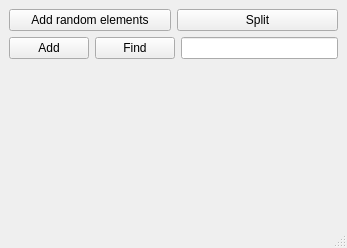
<?xml version="1.0" encoding="UTF-8"?>
<ui version="4.0">
 <class>MainWindow</class>
 <widget class="QMainWindow" name="MainWindow">
  <property name="geometry">
   <rect>
    <x>0</x>
    <y>0</y>
    <width>347</width>
    <height>248</height>
   </rect>
  </property>
  <property name="windowTitle">
   <string>MainWindow</string>
  </property>
  <widget class="QWidget" name="centralwidget">
   <layout class="QVBoxLayout" name="verticalLayout">
    <item>
     <layout class="QHBoxLayout" name="horizontalLayout">
      <item>
       <widget class="QPushButton" name="AddRand_Btn">
        <property name="text">
         <string>Add random elements</string>
        </property>
       </widget>
      </item>
      <item>
       <widget class="QPushButton" name="Split_btn">
        <property name="text">
         <string>Split</string>
        </property>
       </widget>
      </item>
     </layout>
    </item>
    <item>
     <layout class="QHBoxLayout" name="horizontalLayout_2">
      <item>
       <widget class="QPushButton" name="Add_Btn">
        <property name="text">
         <string>Add</string>
        </property>
       </widget>
      </item>
      <item>
       <widget class="QPushButton" name="Find_Btn">
        <property name="text">
         <string>Find</string>
        </property>
       </widget>
      </item>
      <item>
       <widget class="QLineEdit" name="lineEdit"/>
      </item>
     </layout>
    </item>
    <item>
     <widget class="QLabel" name="label">
      <property name="text">
       <string/>
      </property>
     </widget>
    </item>
   </layout>
  </widget>
  <widget class="QMenuBar" name="menubar">
   <property name="geometry">
    <rect>
     <x>0</x>
     <y>0</y>
     <width>347</width>
     <height>21</height>
    </rect>
   </property>
  </widget>
  <widget class="QStatusBar" name="statusbar"/>
 </widget>
 <resources/>
 <connections/>
</ui>
